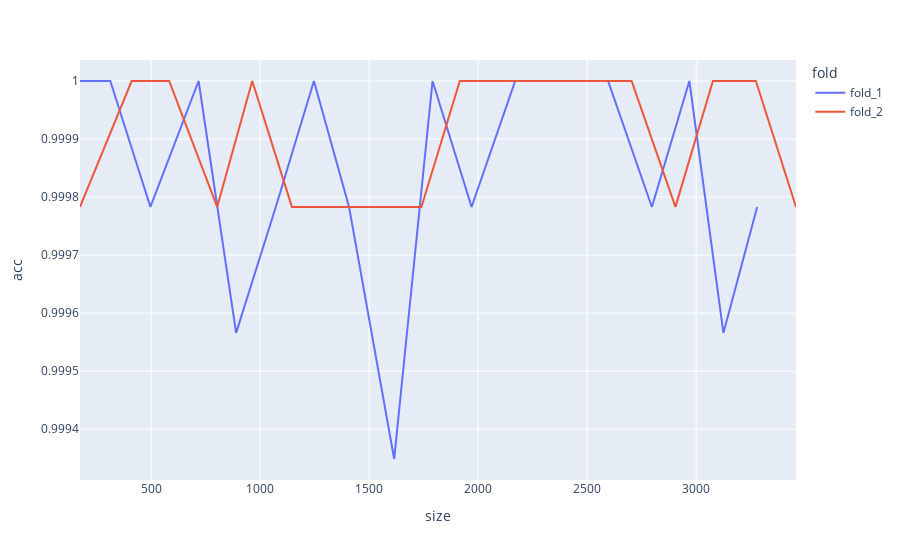

The notebook cell saved with this chart:
### Code cell
# create results dataframe
results_dict = test_dict
acc_df = pd.DataFrame()
acc_lst = []
size_lst = []
fold_lst = []
folds = 2 #5
for fold in range(1,folds+1):
    # acc_lst = []
    # size_lst = []
    for i in range(1, 20):
        # data_df = results_dict['fold_'+str(fold)][1][['truth_'+str(i), 'pred_'+str(i)]]
        # data_df = data_df[data_df['truth_'+str(i)]=='Coccotypes_dactyliperda']
        acc = f1_score(y_true=results_dict['fold_'+str(fold)][1]['truth_'+str(i)], y_pred=results_dict['fold_'+str(fold)][1]['pred_'+str(i)], average='weighted')
        # acc = accuracy_score(y_true=data_df['truth_'+str(i)], y_pred=data_df['pred_'+str(i)])
        acc_lst.append(acc)
        size_lst.append(results_dict['fold_'+str(fold)][0].iloc[0,i])
        fold_lst.append('fold_'+str(fold))
acc_df["size"] = size_lst
acc_df["acc"] = acc_lst
acc_df['fold'] = fold_lst

fig = px.line(acc_df, x="size", y="acc", color='fold')
fig.show()

### Figure 1 — Plotly figure (JSON) as saved in the notebook; plotly's stock layout.template omitted (floating-point values rounded to 4 significant figures)
{"data": [{"hovertemplate": "fold=fold_1<br>size=%{x}<br>acc=%{y}<extra></extra>", "legendgroup": "fold_1", "line": {"color": "#636efa", "dash": "solid"}, "marker": {"symbol": "circle"}, "mode": "lines", "name": "fold_1", "orientation": "v", "showlegend": true, "type": "scatter", "x": [174, 313, 497, 718, 890, 1072, 1247, 1408, 1615, 1791, 1970, 2170, 2386, 2596, 2797, 2969, 3125, 3280, 3280], "xaxis": "x", "y": [1, 1, 0.9998, 1, 0.9996, 0.9998, 1, 0.9998, 0.9993, 1, 0.9998, 1, 1, 1, 0.9998, 1, 0.9996, 0.9998, 0.9998], "yaxis": "y"}, {"hovertemplate": "fold=fold_2<br>size=%{x}<br>acc=%{y}<extra></extra>", "legendgroup": "fold_2", "line": {"color": "#EF553B", "dash": "solid"}, "marker": {"symbol": "circle"}, "mode": "lines", "name": "fold_2", "orientation": "v", "showlegend": true, "type": "scatter", "x": [174, 411, 583, 803, 964, 1146, 1321, 1521, 1740, 1916, 2132, 2339, 2494, 2704, 2905, 3077, 3274, 3458, 3458], "xaxis": "x", "y": [0.9998, 1, 1, 0.9998, 1, 0.9998, 0.9998, 0.9998, 0.9998, 1, 1, 1, 1, 1, 0.9998, 1, 1, 0.9998, 0.9998], "yaxis": "y"}], "layout": {"autosize": true, "legend": {"title": {"text": "fold"}, "tracegroupgap": 0}, "margin": {"t": 60}, "xaxis": {"anchor": "y", "autorange": true, "domain": [0, 1], "range": [174, 3458], "title": {"text": "size"}, "type": "linear"}, "yaxis": {"anchor": "x", "autorange": true, "domain": [0, 1], "range": [0.9993, 1.0], "title": {"text": "acc"}, "type": "linear"}}}
